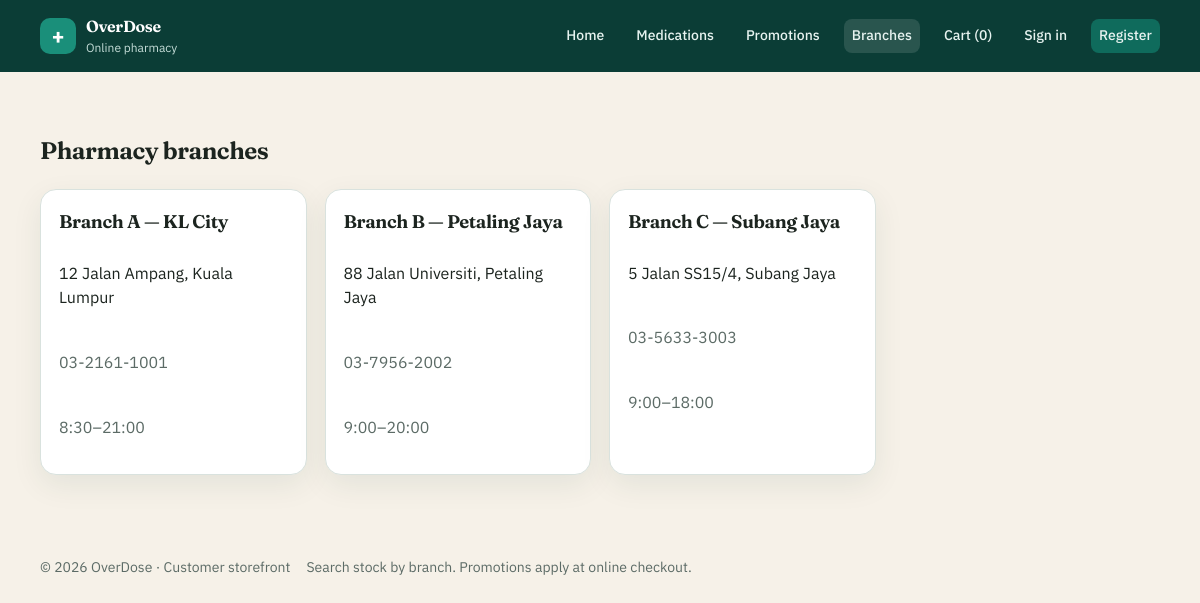
The page /pages/branches.php on the database its author committed.
### tables this page shows
CREATE TABLE branches (
  id INT UNSIGNED NOT NULL AUTO_INCREMENT,
  name VARCHAR(120) NOT NULL,
  address VARCHAR(255) NOT NULL,
  phone VARCHAR(40) NOT NULL,
  opening_hours VARCHAR(120) NOT NULL DEFAULT '9:00–18:00',
  is_active TINYINT(1) NOT NULL DEFAULT 1,
  PRIMARY KEY (id)
);

### includes/db.php (called while the page is built, shortened)
<?php
function db(): mysqli
{
    static $mysqli = null;
    if ($mysqli instanceof mysqli) {
        return $mysqli;
    }
    try {
        $mysqli = new mysqli(DB_HOST, DB_USER, DB_PASS, DB_NAME);
        $mysqli->set_charset(DB_CHARSET);
    } catch (mysqli_sql_exception $e) {
        http_response_code(500);
        echo 'Database connection failed. Import sql/schema.sql and sql/seed.sql, then check config/config.php.';
        exit;
    }
    return $mysqli;
}
function db_all(mysqli $db, string $sql, string $types = '', array $params = []): array
{
    $stmt = $db->prepare($sql);
    $stmt->execute();
    $result = $stmt->get_result();
    $rows = $result->fetch_all(MYSQLI_ASSOC);
    return $rows;
}

### includes/catalog.php (called while the page is built, shortened)
<?php
function all_branches(mysqli $db, bool $activeOnly = true): array
{
    $sql = 'SELECT * FROM branches';
    if ($activeOnly) {
        $sql .= ' WHERE is_active = 1';
    }
    $sql .= ' ORDER BY name';
    return db_all($db, $sql);
}

### includes/helpers.php (called while the page is built, shortened)
<?php
function e(?string $value): string
{
    return htmlspecialchars((string) $value, ENT_QUOTES | ENT_SUBSTITUTE, 'UTF-8');
}

### pages/branches.php (the view, shortened to what this page needs)
<?php
$branches = all_branches(db());
require dirname(__DIR__) . '/includes/header.php';
?>
<section class="section">
  <div class="container">
    <h1>Pharmacy branches</h1>
    <div class="grid">
      <?php foreach ($branches as $branch): ?>
        <article class="card">
          <h3><?= e($branch['name']) ?></h3>
          <p><?= e($branch['address']) ?></p>
          <p class="muted"><?= e($branch['phone']) ?></p>
          <p class="muted"><?= e($branch['opening_hours']) ?></p>
        </article>
      <?php endforeach; ?>
    </div>
  </div>
</section>
<?php require dirname(__DIR__) . '/includes/footer.php'; ?>

### public/css/style.css (style rules this page uses)
:root { --teal-900: #0b3d36; --teal-700: #0f6b5c; --teal-500: #1a8f7a; --teal-100: #e6f4f1; --cream: #f6f1e8; --ink: #1c241f; --muted: #5c6b66; --card: #ffffff; --danger: #9b2c2c; --warning: #b45309; --ok: #157347; --line: #d9e2de; --shadow: 0 10px 30px rgba(11, 61, 54, 0.08); --radius: 16px; }
*, *::before, *::after { box-sizing: border-box; }
html { scroll-behavior: smooth; }
body { margin: 0; font-family: "IBM Plex Sans", system-ui, sans-serif; color: var(--ink); background: var(--cream); line-height: 1.55; }
h1, h2, h3, .brand strong { font-family: Fraunces, Georgia, serif; font-weight: 650; letter-spacing: -0.02em; }
.container { width: min(1120px, calc(100% - 32px)); margin-inline: auto; }
.section { padding:40px 0; }
.grid { display: grid; grid-template-columns: repeat(auto-fill, minmax(240px, 1fr)); gap: 18px; }
.card, .panel { background: var(--card); border: 1px solid var(--line); border-radius: var(--radius); box-shadow: var(--shadow); }
.card { padding: 18px; display: flex; flex-direction: column; gap: 8px; }
.card h3 { margin: 0; font-size: 1.15rem; }
.muted { color: var(--muted); }

### rows shown on the page
branches: name "Branch A — KL City", address "12 Jalan Ampang, Kuala Lumpur", phone "03-2161-1001", opening_hours "8:30–21:00"
branches: name "Branch B — Petaling Jaya", address "88 Jalan Universiti, Petaling Jaya", phone "03-7956-2002", opening_hours "9:00–20:00"
branches: name "Branch C — Subang Jaya", address "5 Jalan SS15/4, Subang Jaya", phone "03-5633-3003", opening_hours "9:00–18:00"

### other values the page prints
APP_NAME "OverDose"
$brandTag "Online pharmacy"
cart_count() "0"
